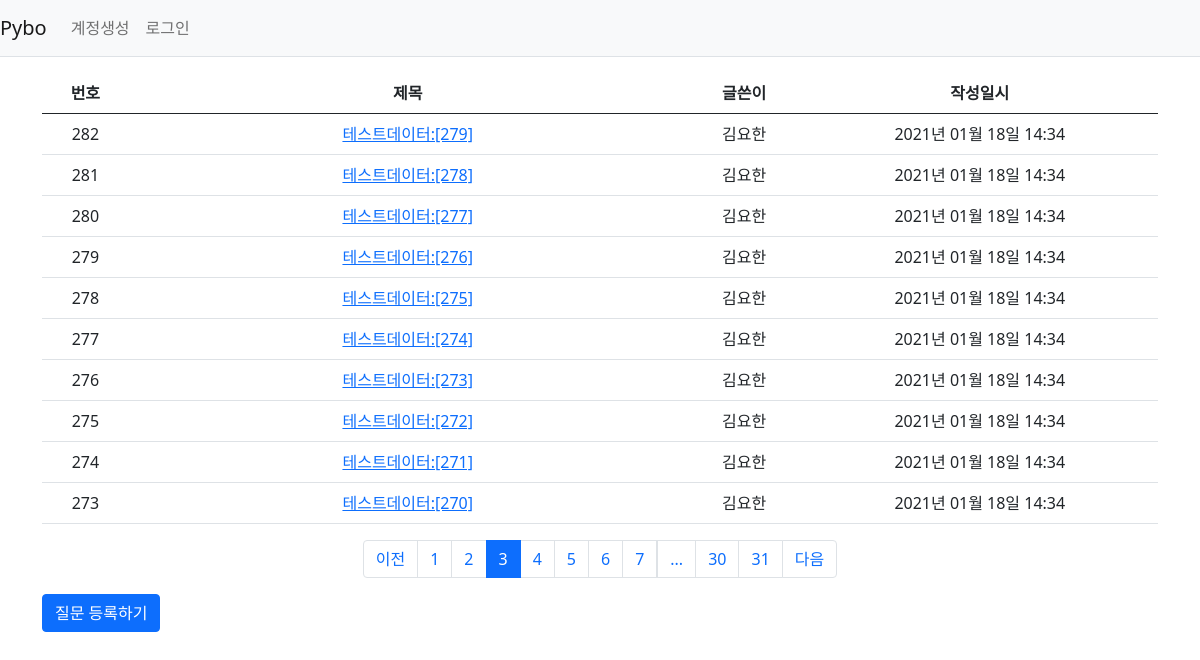
Screenshot of /question/list/?page=3 with the database file from the repository.
### pybo/models.py (models this page shows)
class Question(db.Model):
    id = db.Column(db.Integer, primary_key=True)
    subject = db.Column(db.String(200), nullable=False)
    content = db.Column(db.Text(), nullable=False) # 글자수 제한없음 Text
    create_date = db.Column(db.DateTime(), nullable=False)
    user_id = db.Column(db.Integer, db.ForeignKey(
        'user.id', ondelete='CASCADE'), nullable=False) # server_default='1')
    user = db.relationship('User', backref=db.backref('question_set'))
    modify_date = db.Column(db.DateTime(), nullable=True)

class User(db.Model):
    id = db.Column(db.Integer, primary_key=True)
    username = db.Column(db.String(150), unique=True, nullable=False)
    password = db.Column(db.String(200), nullable=False)
    email = db.Column(db.String(120), unique=True, nullable=False)

### pybo/views/question_views.py (the view)
@bp.route('/list/')
def _list():
    page = request.args.get('page', type=int, default=1)  # 페이지
    question_list = Question.query.order_by(Question.create_date.desc())
    question_list = question_list.paginate(page, per_page=10)
    return render_template('questions/question_list.html', question_list=question_list)

### pybo/filter.py (called while the page is built)
def format_datetime(value, fmt='%Y년 %m월 %d일 %H:%M'):
    return value.strftime(fmt)

### pybo/views/auth_views.py (called while the page is built)
@bp.before_app_request
def load_logged_in_user():
    user_id = session.get('user_id')
    if user_id is None:
        g.user = None
    else:
        g.user = User.query.get(user_id)

### pybo/templates/questions/question_list.html (shortened to what this page needs)
{% extends 'base.html' %}
{% block content %}
<div class="container my-3">
    <table class="table">
        <thead>
        <tr class="text-center thead-dark">
            <th> 번호</th>
            <th style="width:50%"> 제목 </th>
            <th> 글쓴이 </th>
            <th> 작성일시 </th>
        </tr>
        </thead>
        <tbody>
        {% if question_list %}
        {% for question in question_list.items %}
        <tr  class="text-center">
            <td>{{ question_list.total - ((question_list.page-1) * question_list.per_page) - loop.index0 }}</td>
            <td class="text-left">
                <a href="{{ url_for('question.detail', question_id=question.id)}}">{{ question.subject }}</a>
            </td>
            <td> {{ question.user.username }}</td>
            <td>{{ question.create_date|datetime }}</td>
        </tr>
        {% endfor %}
        {% else %}
        <tr>
            <td colspan="3"> 질문이 없습니다. </td>
        </tr>
        {% endif %}
        </tbody>
    </table>
    <ul class="pagination justify-content-center">
        {% if question_list.has_prev %}
        <li class="page-item">
            <a class="page-link" href="?page={{ question_list.prev_num }}">이전</a>
        </li>
        {% else %}
        <li class="page-item disabled">
            <a class="page-link" tabindex="-1" aria-disabled="true" href="#">이전</a>
        </li>
        {% endif %}
        {% for page_num in question_list.iter_pages() %}
            {% if page_num %}
                {% if page_num != question_list.page %}
                <li class="page-item">
                    <a class="page-link" href="?page={{ page_num }}"> {{ page_num }}</a>
                </li>
                {% else %}
                <li class="page-item active" aria-current="page">
                    <a class="page-link" href="#">{{ page_num }}</a>
                </li>
                {% endif %}
            {% else %}
                <li class="disabled">
                    <a class="page-link" href="#"> ... </a>
                </li>
            {% endif %}
        {% endfor %}
        {% if question_list.has_next %}
        <li class="page-item">
            <a class="page-link" href="?page={{ question_list.next_num }}">다음</a>
        </li>
        {% else %}
        <li class="page-item disabled">
            <a class="page-link" tabindex="-1" aria-disabled="true" href="#">다음</a>
        </li>
        {% endif %}
    </ul>
    <a href="{{ url_for('question.create') }}" class="btn btn-primary"> 질문 등록하기 </a>
</div>
{% endblock %}

### rows the page displays
Question: total "282", subject "테스트데이터:[279]", user.username "김요한", create_date "2021년 01월 18일 14:34"
Question: total "281", subject "테스트데이터:[278]", user.username "김요한", create_date "2021년 01월 18일 14:34"
Question: total "280", subject "테스트데이터:[277]", user.username "김요한", create_date "2021년 01월 18일 14:34"
Question: total "279", subject "테스트데이터:[276]", user.username "김요한", create_date "2021년 01월 18일 14:34"
Question: total "278", subject "테스트데이터:[275]", user.username "김요한", create_date "2021년 01월 18일 14:34"
Question: total "277", subject "테스트데이터:[274]", user.username "김요한", create_date "2021년 01월 18일 14:34"
Question: total "276", subject "테스트데이터:[273]", user.username "김요한", create_date "2021년 01월 18일 14:34"
Question: total "275", subject "테스트데이터:[272]", user.username "김요한", create_date "2021년 01월 18일 14:34"
Question: total "274", subject "테스트데이터:[271]", user.username "김요한", create_date "2021년 01월 18일 14:34"
Question: total "273", subject "테스트데이터:[270]", user.username "김요한", create_date "2021년 01월 18일 14:34"

### other values shown
{{ page_num }} "1" "2" "4" "5" "6" "7" "30" "31"
{{ page_num }} "3"
